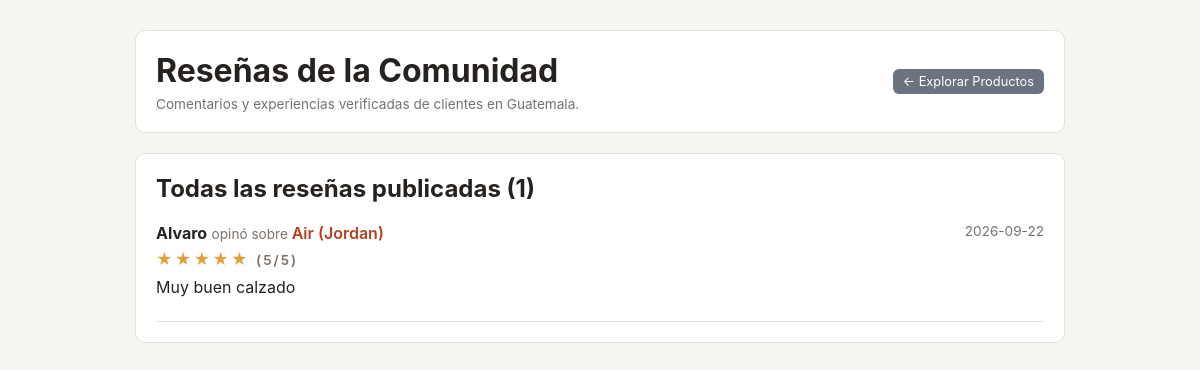
Screenshot of /reviews/index.php with the database file from the repository.
### tables this page shows
CREATE TABLE `reviews` (
  `id` int(11) NOT NULL,
  `id_usuario` int(11) NOT NULL,
  `id_producto` int(11) NOT NULL,
  `calificacion` tinyint(1) NOT NULL,
  `comentario` varchar(255) DEFAULT NULL,
  `fecha` date NOT NULL
);

CREATE TABLE `usuario` (
  `id` int(11) NOT NULL,
  `nombre` varchar(99) NOT NULL,
  `correo` varchar(50) NOT NULL,
  `password` varchar(255) NOT NULL,
  `telefono` varchar(15) DEFAULT NULL,
  `direccion` varchar(255) DEFAULT NULL,
  `tipo_usuario` enum('cliente','trabajador','admin') NOT NULL DEFAULT 'cliente'
);

CREATE TABLE `producto` (
  `id` int(11) NOT NULL,
  `nombre` varchar(99) NOT NULL,
  `marca` varchar(50) NOT NULL,
  `descripcion` varchar(255) DEFAULT NULL,
  `precio` decimal(10,2) NOT NULL DEFAULT 0.00,
  `color` varchar(25) DEFAULT NULL,
  `genero` enum('hombre','mujer','ninos') DEFAULT NULL,
  `imagen` varchar(255) DEFAULT NULL,
  `id_categoria` int(11) DEFAULT NULL
);

### includes/functions.php (called while the page is built, shortened)
<?php
function url(string $path = '/'): string {
    return BASE_URL . '/' . ltrim($path, '/');
}

### includes/auth.php (called while the page is built, shortened)
<?php
require_once __DIR__ . '/functions.php';
function h(?string $value): string {
    return htmlspecialchars($value ?? '', ENT_QUOTES, 'UTF-8');
}

### reviews/index.php (the view, shortened to what this page needs)
<?php
require __DIR__ . '/../config/db.php';
require __DIR__ . '/../includes/auth.php';
require_once __DIR__ . '/../includes/functions.php';
$idProducto = (int)($_GET['id_producto'] ?? 0);
$producto = null;
$userId = $_SESSION['user']['id'] ?? null;
if ($producto) {
    $stmt = $pdo->prepare(
        'SELECT r.*, u.nombre AS usuario_nombre
         FROM reviews r
         JOIN usuario u ON u.id = r.id_usuario
         WHERE r.id_producto = ?
         ORDER BY r.fecha DESC, r.id DESC'
    );
    $stmt->execute([$idProducto]);
    $reviews = $stmt->fetchAll();
    $miReview = null;
    foreach ($reviews as $r) {
        if ($userId !== null && (int)$r['id_usuario'] === (int)$userId) {
            $miReview = $r;
            break;
        }
    }
    $pageTitle = 'Reseñas de ' . $producto['nombre'];
    require __DIR__ . '/../includes/header.php';
    ?>
    <div class="container" style="max-width: 900px; margin: 30px auto; padding: 0 15px;">
        <div class="card" style="display:flex; justify-content:space-between; align-items:center; flex-wrap:wrap; gap:10px;">
            <div>
                <h1 style="margin:0 0 6px 0;">Reseñas: <?= h($producto['nombre']) ?></h1>
                <p class="muted" style="margin:0;"><?= h($producto['marca']) ?></p>
            </div>
            <a class="btn btn-secondary btn-sm" href="<?= url('/productos/index.php') ?>">&larr; Volver a productos</a>
        </div>
        <?php if (isLoggedIn() && !$miReview): ?>
            <div class="card">
                <h2>Dejar una reseña</h2>
                <form method="post" action="<?= url('/reviews/create.php') ?>" class="form-grid">
                    <input type="hidden" name="id_producto" value="<?= (int)$producto['id'] ?>">
                    <div>
                        <label>Calificación</label>
                        <select name="calificacion" required>
                            <option value="5" selected>★★★★★ (5)</option>
                            <option value="4">★★★★☆ (4)</option>
                            <option value="3">★★★☆☆ (3)</option>
                            <option value="2">★★☆☆☆ (2)</option>
                            <option value="1">★☆☆☆☆ (1)</option>
                        </select>
                    </div>
                    <div>
                        <label>Comentario</label>
                        <textarea name="comentario" maxlength="255" placeholder="¿Qué te pareció este calzado?"></textarea>
                    </div>
                    <div class="actions">
                        <button class="btn" type="submit">Publicar reseña</button>
                    </div>
                </form>
            </div>
        <?php elseif (!isLoggedIn()): ?>
            <div class="card">
                <p><a href="<?= url('/auth/login.php') ?>">Inicia sesión</a> para dejar tu reseña.</p>
            </div>
        <?php endif; ?>
        <div class="card">
            <h2>Todas las opiniones sobre este calzado (<?= count($reviews) ?>)</h2>
            <?php if (!$reviews): ?>
                <p class="empty-state">Este producto todavía no tiene reseñas. ¡Sé el primero!</p>
            <?php else: ?>
                <?php foreach ($reviews as $r): ?>
                    <div style="border-bottom:1px solid var(--border); padding:14px 0;">
                        <div style="display:flex; justify-content:space-between; align-items:center;">
                            <strong><?= h($r['usuario_nombre']) ?></strong>
                            <span class="muted" style="font-size:0.85rem;"><?= h($r['fecha']) ?></span>
                        </div>
                        <div class="stars"><?= str_repeat('★', (int)$r['calificacion']) ?><span style="color:#cbd5e1;"><?= str_repeat('★', 5 - (int)$r['calificacion']) ?></span> (<?= (int)$r['calificacion'] ?>/5)</div>
                        <p style="margin:8px 0; color:var(--text);"><?= h($r['comentario']) ?></p>
                        <?php if ($userId !== null && ((int)$r['id_usuario'] === (int)$userId || hasRole(['admin']))): ?>
                            <div class="actions">
                                <a class="btn btn-sm" href="<?= url('/reviews/edit.php?id=' . (int)$r['id']) ?>">Editar</a>
                                <form class="form-inline" method="post" action="<?= url('/reviews/delete.php') ?>" onsubmit="return confirm('¿Eliminar esta reseña?');">
                                    <input type="hidden" name="id" value="<?= (int)$r['id'] ?>">
                                    <input type="hidden" name="id_producto" value="<?= (int)$idProducto ?>">
                                    <button class="btn btn-sm btn-danger" type="submit">Eliminar</button>
                                </form>
                            </div>
                        <?php endif; ?>
                    </div>
                <?php endforeach; ?>
            <?php endif; ?>
        </div>
    </div>
<?php
} else {
    $stmt = $pdo->query(
        'SELECT r.*, u.nombre AS usuario_nombre, p.nombre AS producto_nombre, p.id AS producto_id, p.marca AS producto_marca, p.imagen AS producto_imagen
         FROM reviews r
         JOIN usuario u ON u.id = r.id_usuario
         JOIN producto p ON p.id = r.id_producto
         ORDER BY r.fecha DESC, r.id DESC'
    );
    $reviews = $stmt->fetchAll();
    require __DIR__ . '/../includes/header.php';
    ?>
    <div class="container" style="max-width: 960px; margin: 30px auto; padding: 0 15px;">
        <div class="card" style="display:flex; justify-content:space-between; align-items:center; flex-wrap:wrap; gap:10px;">
            <div>
                <h1 style="margin: 0 0 6px 0;">Reseñas de la Comunidad</h1>
                <p class="muted" style="margin:0;">Comentarios y experiencias verificadas de clientes en Guatemala.</p>
            </div>
            <a href="<?= url('/productos/index.php') ?>" class="btn btn-secondary btn-sm">&larr; Explorar Productos</a>
        </div>
        <div class="card">
            <h2>Todas las reseñas publicadas (<?= count($reviews) ?>)</h2>
            <?php if (empty($reviews)): ?>
                <div class="empty-state">
                    <p>Aún no hay reseñas registradas en la tienda.</p>
                    <a href="<?= url('/productos/index.php') ?>" class="btn">Comprar y valorar</a>
                </div>
            <?php else: ?>
                <div style="display:flex; flex-direction:column; gap:16px;">
                    <?php foreach ($reviews as $r): ?>
                        <div style="border-bottom:1px solid var(--border); padding-bottom:16px;">
                            <div style="display:flex; justify-content:space-between; align-items:flex-start; flex-wrap:wrap; gap:10px;">
                                <div>
                                    <strong style="font-size:1rem;"><?= h($r['usuario_nombre']) ?></strong>
                                    <span class="muted"> opinó sobre </span>
                                    <a href="<?= url('/reviews/index.php?id_producto=' . (int)$r['producto_id']) ?>" style="color:var(--primary); font-weight:600; text-decoration:none;">
                                        <?= h($r['producto_nombre']) ?> (<?= h($r['producto_marca']) ?>)
                                    </a>
                                </div>
                                <span class="muted" style="font-size:0.85rem;"><?= h($r['fecha']) ?></span>
                            </div>
                            <div class="stars" style="margin:6px 0;">
                                <?= str_repeat('★', (int)$r['calificacion']) ?><span style="color:#cbd5e1;"><?= str_repeat('★', 5 - (int)$r['calificacion']) ?></span>
                                <span style="font-size:0.85rem; color:var(--muted); font-weight:600;">(<?= (int)$r['calificacion'] ?>/5)</span>
                            </div>
                            <p style="margin:6px 0; color:var(--text); line-height:1.5;"><?= h($r['comentario']) ?></p>
                        </div>
                    <?php endforeach; ?>
                </div>
            <?php endif; ?>
        </div>
    </div>
<?php
}
require __DIR__ . '/../includes/footer.php';
?>

### assets/style.css (style rules this page uses)
:root { --primary: #b3401f; --primary-dark: #8a2f16; --bg: #f7f5f2; --card: #ffffff; --text: #26221f; --muted: #78716c; --border: #e5e1db; --ok: #1f7a3d; --err: #b3401f; }
* { box-sizing: border-box; }
html { height: 100%; }
body { margin: 0; font-family: -apple-system, Segoe UI, Roboto, Helvetica, Arial, sans-serif; background: var(--bg); color: var(--text); min-height: 100vh; display: flex; flex-direction: column; }
.container { max-width: 980px; margin: 0 auto; padding: 24px; }
h1, h2 { margin-top: 0; }
.card { background: var(--card); border: 1px solid var(--border); border-radius: 10px; padding: 20px; margin-bottom: 20px; }
.btn { display: inline-block; background: var(--primary); color: #fff; border: none; padding: 9px 16px; border-radius: 6px; cursor: pointer; font-size: 0.9rem; text-decoration: none; transition: background 0.2s ease; }
.btn-secondary { background: #6b7280; }
.btn-sm { padding: 5px 10px; font-size: 0.8rem; }
.stars { color: #e0a13a; letter-spacing: 2px; }
.muted { color: var(--muted); font-size: 0.85rem; }

### rows the page displays
reviews: id_usuario.nombre "Alvaro", id_producto.nombre "Air", id_producto.marca "Jordan", fecha "2026-09-22", calificacion "★★★★★", calificacion "5", comentario "Muy buen calzado"

### other values shown
count($reviews) "1"
